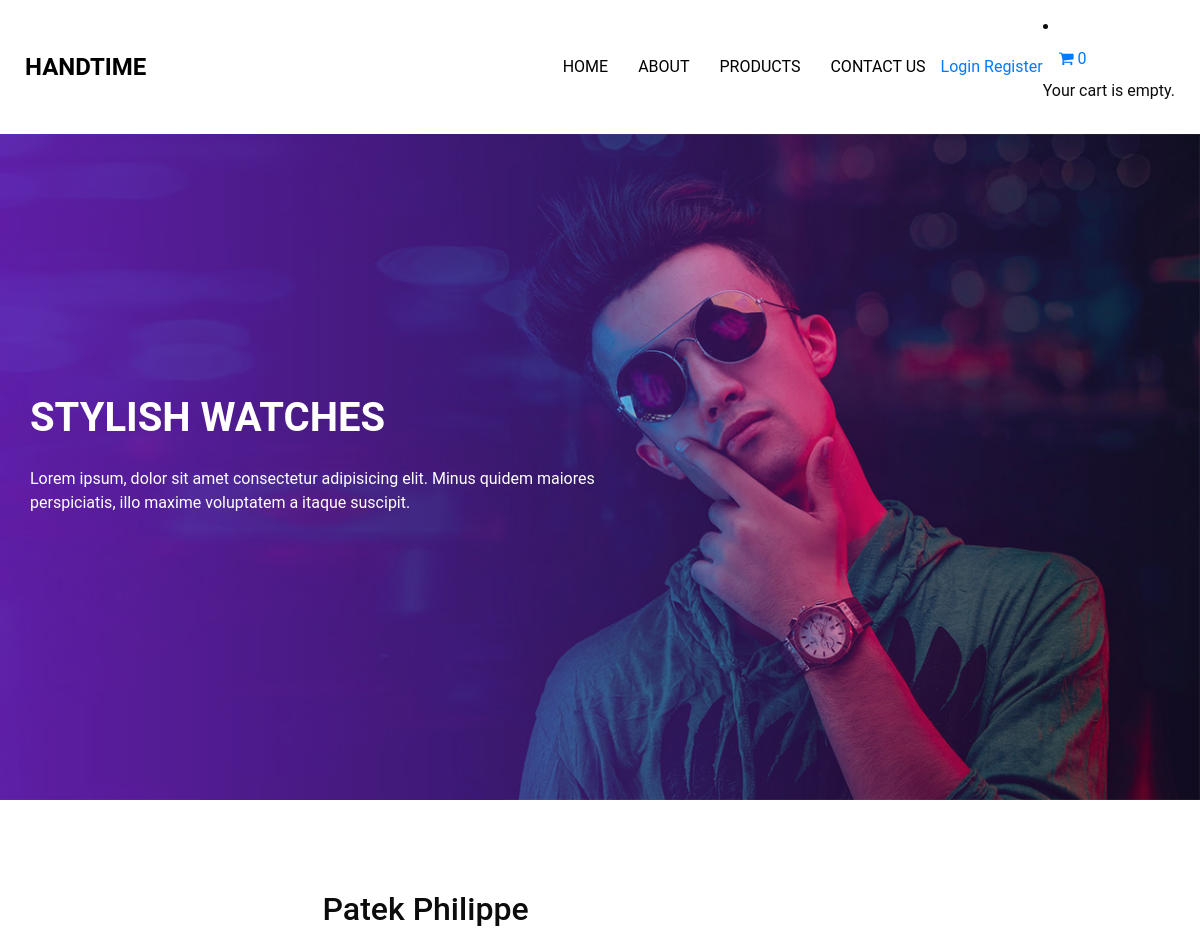
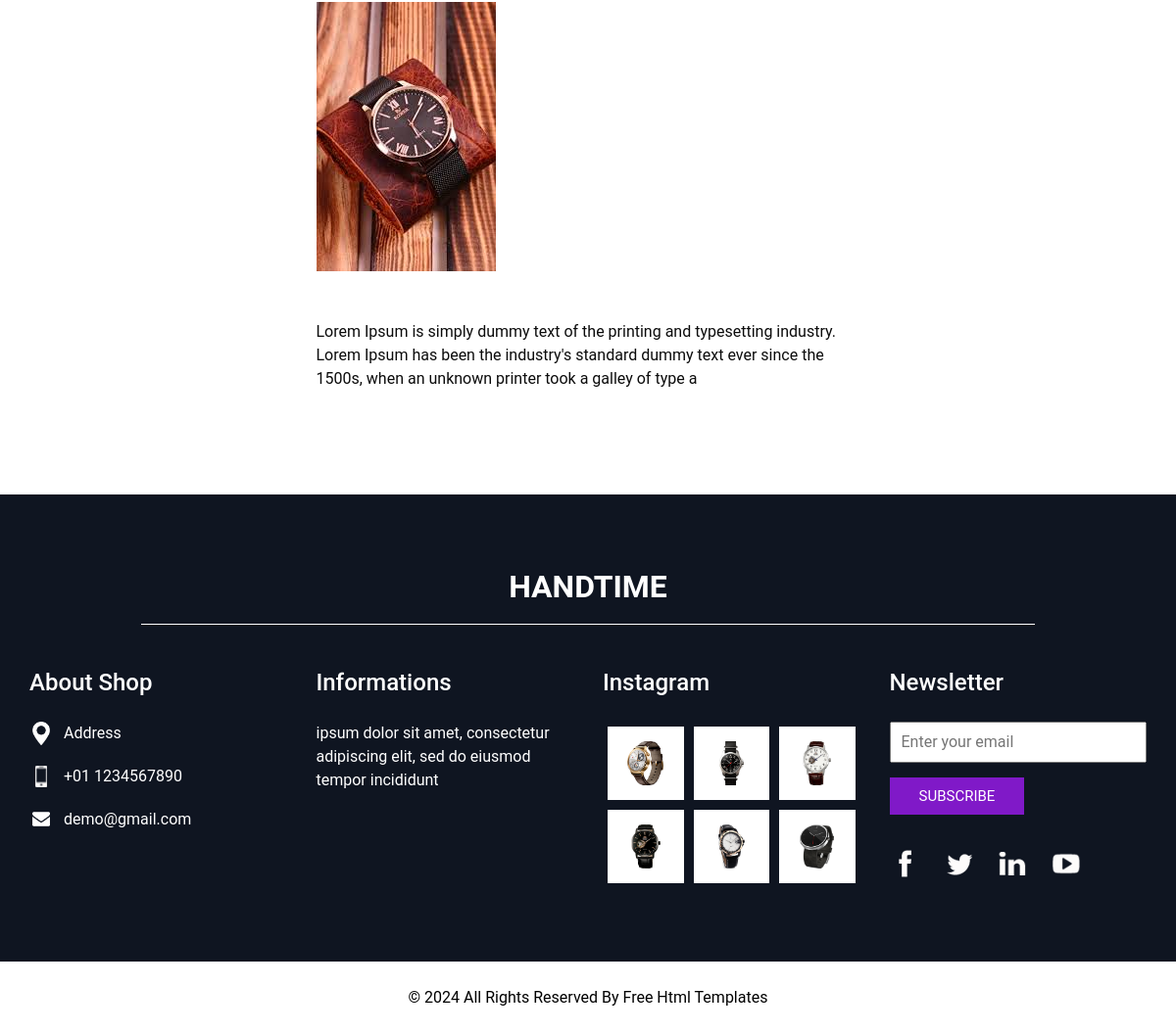
The app's page /product/asdasd/4 with its own data (2 pictures, top to bottom).
### product/models.py (models this page shows, shortened)
class Product(models.Model):
    name = models.CharField(max_length=100)
    category = models.ForeignKey(Category, null= True ,  on_delete=models.DO_NOTHING)
    description = models.TextField(max_length=200, blank = True)
    image = models.ImageField(upload_to ='product/%Y/%m/%d/', null = True)
    price = models.DecimalField(max_digits=10, decimal_places=2,  default=0.0)

### product/views.py (the view)
# urls.py: path('<slug:category_slug>/<int:product_id>', views.product_detail, name= 'product_detail'),
def product_detail(request, category_slug, product_id):
    product = Product.objects.get(category__slug=category_slug , id = product_id)
    context={
        'product': product,
    }
    return render(request, 'products.html', context)

### templates/products.html (shortened to what this page needs)
{% extends 'partials/_base.html' %}
{% load static %}
{% block content %}
  <section class="trainer-detail-section layout_padding">
    <div class="container">
      <div class="row">
        <div class="col-lg-6 mx-auto">
          <div class="name">
            <h2>{{ product.name }}</h2>
          </div>
          <div class="trainer-box">
            <div class="img-box">
              <img src="{{ product.image.url }}" alt="{{ product.name }}">
            </div>
            <div class="description">
              <p>{{ product.description  }}</p>
            </div>
          </div>
        </div>
      </div>
    </div>
  </section>
{% endblock %}

### static/css/style.css (style rules this page uses)
body { font-family: "Roboto", sans-serif; color: #0c0c0c; background-color: #ffffff; overflow-x: hidden; }
.layout_padding { padding: 90px 0; }

### static/css/responsive.css (style rules this page uses)
@media (min-width: 1200px) { .container { max-width: 1170px; } }

### templates/products.html (style rules this page uses)
.trainer-detail-section .img-box { margin-bottom: 50px; }

### records on screen
Product: name "Patek Philippe", image (picture), description "Lorem Ipsum is simply dummy text of the printing and typesetting industry. Lorem Ipsum has been the industry's standard dummy text ever since the 1500s, when an unknown printer took a galley of type a"
